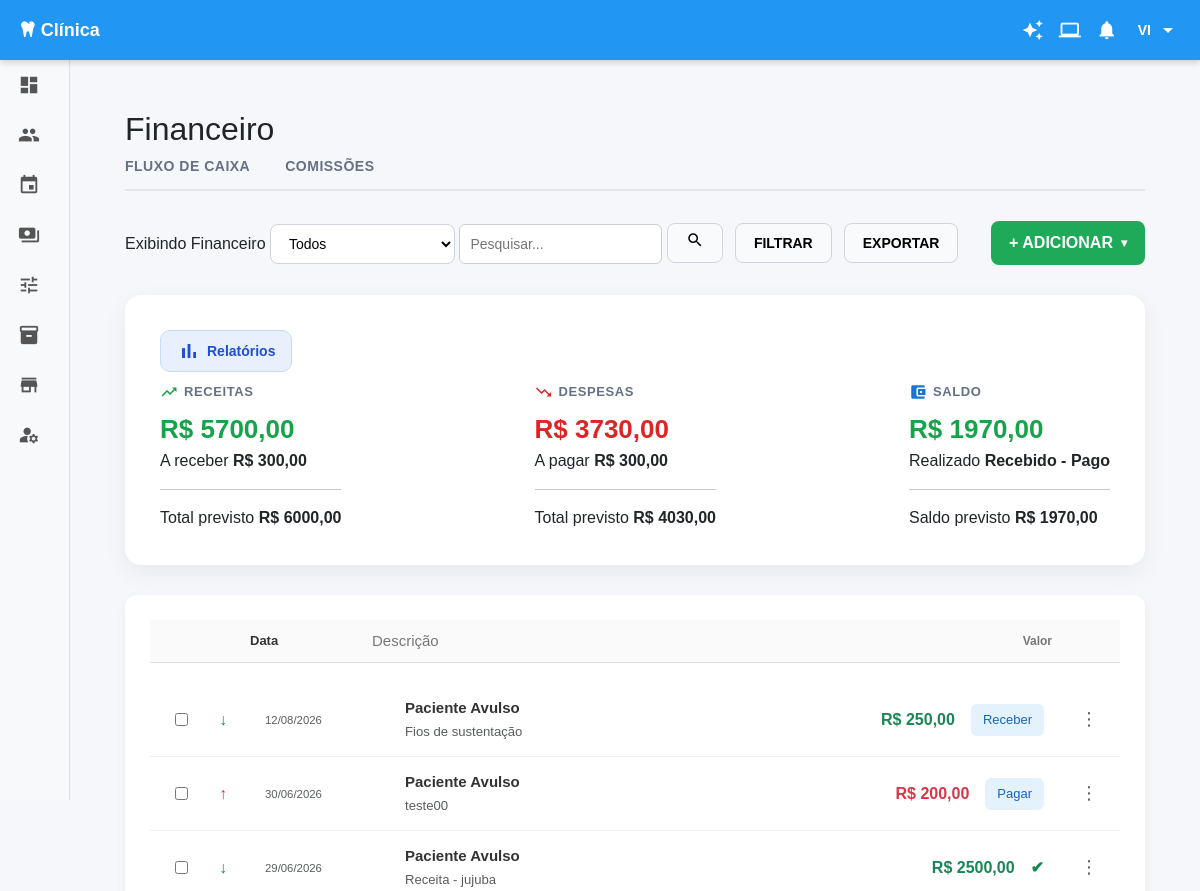
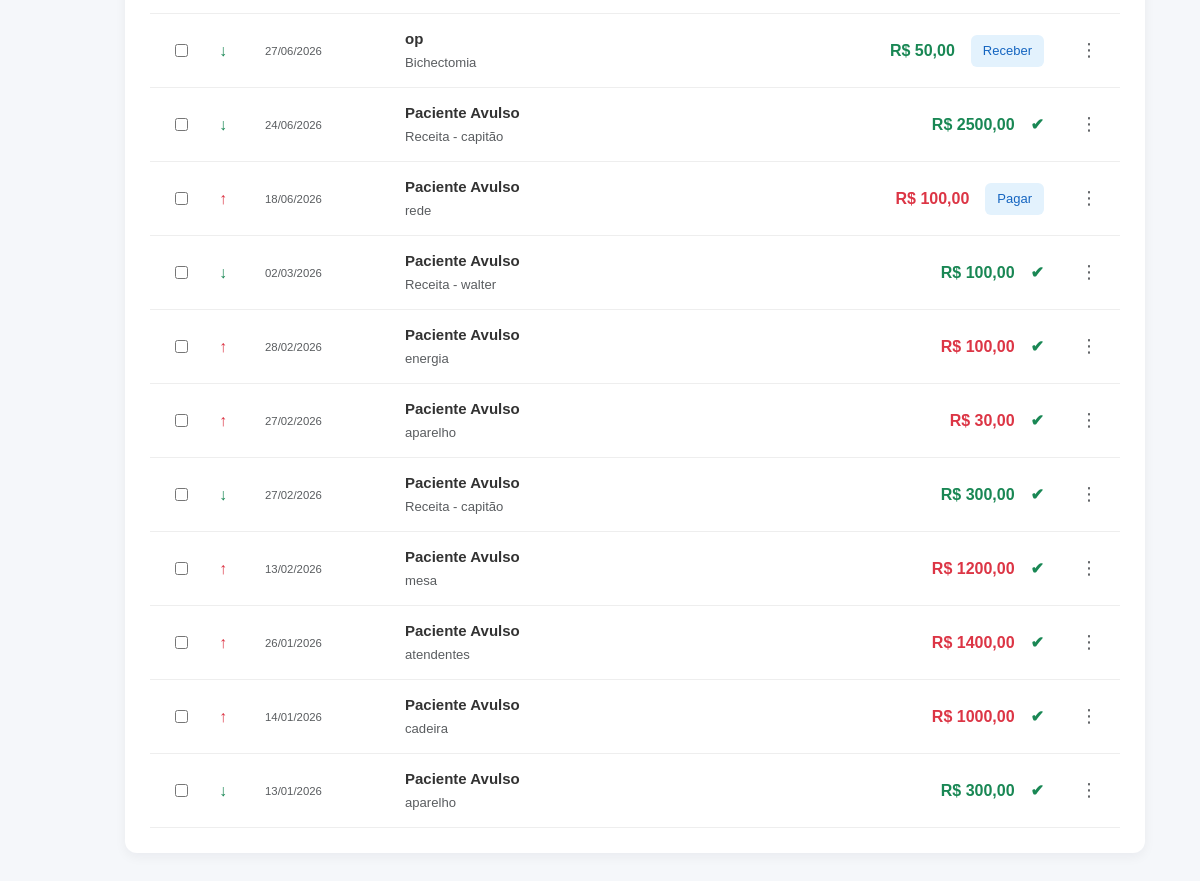
/financeiro/ (signed in), run on the app's committed database (2 pictures, top to bottom).
### Clinica_Sorriso/models.py (models this page shows, shortened)
class Transacao(models.Model):
    TIPO_CHOICES = (
        ('receita', 'Receita'),
        ('despesa', 'Despesa'),
    )
    STATUS_PAGAMENTO = (
        ('dinheiro', 'Dinheiro'),
        ('credito_maquininha', 'Crédito Maquininha'),
        ('credito', 'Crédito'),
        ('debito_maquininha', 'Débito Maquininha'),
        ('debito', 'Débito'),
        ('pix', 'Pix'),
        ('transferencia', 'Transferência'),
        ('boleto', 'Boleto'),
        ('cheque', 'Cheque'),  # ✅ ADICIONADO
    )
    CAIXA_CHOICES = (
        ('clinica', 'Clínica'),
        ('banco', 'Conta do banco'),
    )
    descricao = models.CharField(max_length=255)
    paciente_nome = models.CharField(max_length=255, null=True, blank=True)
    tipo = models.CharField(
        max_length=10,
        choices=TIPO_CHOICES
    )
    valor = models.DecimalField(
        max_digits=10,
        decimal_places=2
    )
    data = models.DateField()
    data_vencimento = models.DateField(null=True, blank=True)
    pago = models.BooleanField(default=False)
    categoria = models.ForeignKey(
        CategoriaDespesa,
        on_delete=models.PROTECT,
        related_name='transacoes',
        null=True,
        blank=True
    )
    plano = models.ForeignKey(
        "Plano",  # 👈 coloca como string
        on_delete=models.PROTECT,
        null=True,
        blank=True,
        related_name="transacoes"
    )
    meio_pagamento = models.CharField(
        max_length=50,
        choices=STATUS_PAGAMENTO,
        null=True,
        blank=True
    )
    caixa = models.CharField(
        max_length=20,
        choices=CAIXA_CHOICES,
        default='clinica'
    )
    profissional = models.ForeignKey(
        User,
        on_delete=models.SET_NULL,
        null=True,
        blank=True,
        related_name="transacoes_profissional"
    )
    com_recibo = models.BooleanField(default=False)
    observacao = models.TextField(null=True, blank=True)
    criado_em = models.DateTimeField(auto_now_add=True)

### Clinica_Sorriso/views.py (the view, shortened to what this page needs)
# urls.py: path("financeiro/", views.fluxo_caixa, name="financeiro"),
def fluxo_caixa(request):
    hoje = date.today()
    periodo = request.GET.get("periodo")
    busca = request.GET.get("busca")
    tipo = request.GET.getlist("tipo")
    pago = request.GET.get("pago")
    categoria = request.GET.getlist("categoria")
    meio = request.GET.getlist("meio")
    caixa = request.GET.getlist("caixa")
    recibo = request.GET.get("recibo")
    em_atraso = request.GET.get("atraso")
    tipo = [t for t in tipo if t]
    categoria = [c for c in categoria if c and c != "todos"]
    meio = [m for m in meio if m and m != "todos"]
    caixa = [c for c in caixa if c and c != "todos"]
    transacoes = Transacao.objects.select_related("categoria", "plano", "profissional").all()
    if periodo == "hoje":
        transacoes = transacoes.filter(data=hoje)
    elif periodo == "30":
        data_inicio = hoje - timedelta(days=30)
        transacoes = transacoes.filter(data__gte=data_inicio)
    elif periodo == "mes":
        transacoes = transacoes.filter(
            data__year=hoje.year,
            data__month=hoje.month
        )
    if busca:
        transacoes = transacoes.filter(
            Q(descricao__icontains=busca) |
            Q(tipo__icontains=busca) |
            Q(valor__icontains=busca)
        )
    if tipo:
        transacoes = transacoes.filter(tipo__in=tipo)
    if pago in ["0", "1"]:
        transacoes = transacoes.filter(pago=bool(int(pago)))
    if categoria:
        transacoes = transacoes.filter(categoria__id__in=categoria)
    if meio:
        transacoes = transacoes.filter(meio_pagamento__in=meio)
    if caixa:
        transacoes = transacoes.filter(caixa__in=caixa)
    if recibo == "1":
        transacoes = transacoes.filter(com_recibo=True)
    if em_atraso == "1":
        transacoes = transacoes.filter(
            pago=False,
            data_vencimento__lt=hoje
        )
    transacoes = transacoes.order_by("-data", "-criado_em")
    receitas_recebidas = (
        transacoes.filter(tipo="receita", pago=True)
        .aggregate(Sum("valor"))["valor__sum"] or 0
    )
    receitas_pendentes = (
        transacoes.filter(tipo="receita", pago=False)
        .aggregate(Sum("valor"))["valor__sum"] or 0
    )
    total_receitas_previsto = receitas_recebidas + receitas_pendentes
    despesas_pagas = (
        transacoes.filter(tipo="despesa", pago=True)
        .aggregate(Sum("valor"))["valor__sum"] or 0
    )
    despesas_pendentes = (
        transacoes.filter(tipo="despesa", pago=False)
        .aggregate(Sum("valor"))["valor__sum"] or 0
    )
    total_despesas_previsto = despesas_pagas + despesas_pendentes
    saldo = receitas_recebidas - despesas_pagas
    saldo_previsto = (
        total_receitas_previsto -
        total_despesas_previsto
    )
    qtd_receitas = transacoes.filter(tipo="receita").count()
    qtd_despesas = transacoes.filter(tipo="despesa").count()
    qtd_total = transacoes.count()
    categorias = CategoriaDespesa.objects.all().order_by("nome")
    planos = Plano.objects.all().order_by("nome")
    users = User.objects.all().order_by("username")
    context = {
        "transacoes": transacoes,
        "receitas_recebidas": receitas_recebidas,
        "receitas_pendentes": receitas_pendentes,
        "total_receitas_previsto": total_receitas_previsto,
        "despesas_pagas": despesas_pagas,
        "despesas_pendentes": despesas_pendentes,
        "total_despesas_previsto": total_despesas_previsto,
        "saldo": saldo,
        "saldo_previsto": saldo_previsto,
        "qtd_receitas": qtd_receitas,
        "qtd_despesas": qtd_despesas,
        "qtd_total": qtd_total,
        "categorias": categorias,
        "planos": planos,
        "status_pagamento": Transacao.STATUS_PAGAMENTO,
        "users": users,
    }
    for t in transacoes:
        print(
        "ID:",
        t.id,
        "TIPO:",
        t.tipo,
        "PAGO:",
        t.pago
        )
    return render(request, "Clinica_Sorriso/financeiro/fluxo_caixa.html", context)

### Clinica_Sorriso/verificador_de_usuario.py (called while the page is built)
def user_roles(request):
    user = request.user
    return {
        "is_admin": user.is_authenticated and (
            user.is_superuser or user.groups.filter(name="Administrador").exists()
        ),
        "is_medico": user.is_authenticated and user.groups.filter(name="Medico").exists(),
        "is_recepcionista": user.is_authenticated and user.groups.filter(name="Recepcionista").exists(),
    }

### Clinica_Sorriso/templates/Clinica_Sorriso/financeiro/fluxo_caixa.html (shortened to what this page needs)
{% extends "Clinica_Sorriso/financeiro/financeiro_base.html" %}
{% block financeiro_content %}
<div class="fluxo-topo">
    <div class="filtro-esquerda">
        <form method="get">
            <span>Exibindo Financeiro</span>
            <select name="periodo">
                <option value="" {% if not request.GET.periodo %}selected{% endif %}>Todos</option>
            </select>
            <input type="text"
                   name="busca"
                   placeholder="Pesquisar..."
                   value="{{ busca }}"
                   style="padding:6px 10px; border-radius:6px; border:1px solid #ccc;">
            <button type="submit" class="btn-filtro">
                <span class="material-icons" style="font-size:18px;">search</span>
            </button>
        </form>
        <button id="btn-abrir-filtro" class="btn-filtro">
          FILTRAR
        </button>
        <button type="button" id="btnExportar" class="btn-exportar">EXPORTAR</button>
    </div>
    <div class="adicionar-wrapper">
        <button type="button" id="btnAdicionar" class="btn-adicionar"
                onclick="const m = document.getElementById('menuAdicionar'); m.style.display = (m.style.display === 'block') ? 'none' : 'block'; event.stopPropagation();">
            + ADICIONAR
            <span class="seta" style="pointer-events: none;">▾</span>
        </button>
    </div>
</div>
<div class="card-resumo">
    <div class="card-resumo-topo">
        <button class="btn-relatorios">
            <span class="material-icons">bar_chart</span>
            Relatórios
        </button>
    </div>
    <div id="resumo-container">
        {% include "Clinica_Sorriso/financeiro/partials/_resumo.html" %}
    </div>
</div>
<div class="lista-financeiro">
    <div class="lista-topo">
        <div class="col-data">Data</div>
        <div class="col-nome">Descrição</div>
        <div class="col-valor">Valor</div>
    </div>
    <div id="lista-container">
        {% include "Clinica_Sorriso/financeiro/partials/_lista_transacoes.html" %}
    </div>
</div>
</div>
</div>
{% endblock %}

### Clinica_Sorriso/templates/base.html (shortened to what this page needs)
{% load static %}
<!DOCTYPE html>
<html lang="pt-br">
<head>
    <link rel="stylesheet" href="https://cdnjs.cloudflare.com/ajax/libs/font-awesome/6.5.0/css/all.min.css">
    <link href="https://cdn.jsdelivr.net/npm/bootstrap@5.3.3/dist/css/bootstrap.min.css" rel="stylesheet">
    <link rel="stylesheet"href="https://cdn.jsdelivr.net/npm/bootstrap-icons@1.11.3/font/bootstrap-icons.css">
</head>
<body>
<header>
    <span>
        <i class="fa-solid fa-tooth"></i> {% block page_title %}Clínica{% endblock %}
    </span>
    <div class="header-right">
        <div class="header-icons">
            <i class="material-icons">auto_awesome</i>
            <i class="material-icons">laptop</i>
            <i class="material-icons">notifications</i>
        </div>
        <div class="user-dropdown" id="userDropdown">
            <span class="user-name">{{ user.username }}</span>
            <i class="material-icons">arrow_drop_down</i>
        </div>
    </div>
</header>
<div class="sidebar" id="sidebar">
    <a href="{% url 'Tela_Inicial' %}"><span class="material-icons">dashboard</span><span class="menu-text">Dashboard</span></a>
    <a href="{% url 'criar_paciente' %}"><span class="material-icons">people</span><span class="menu-text">Pacientes</span></a>
    <a href="{% url 'agenda' %}"><span class="material-icons">event</span><span class="menu-text">Agenda</span></a>
    <a href="{% url 'financeiro' %}"><span class="material-icons">payments</span><span class="menu-text">Financeiro</span></a>
    <a href="#"><span class="material-icons">tune</span><span class="menu-text">Controle de Prótese</span></a>
    <a href="{% url 'Estoque' %}"><span class="material-icons">inventory_2</span><span class="menu-text">Estoque</span></a>
    <a href="#"><span class="material-icons">store</span><span class="menu-text">Loja</span></a>
    <a href="{% url 'cadastrar_usuario' %}"><span class="material-icons">manage_accounts</span><span class="menu-text">Usuários</span></a>
</div>
<div class="content">
    {% block content %}{% endblock %}
</body>
</html>

### Clinica_Sorriso/templates/Clinica_Sorriso/financeiro/partials/_lista_transacoes.html (shortened to what this page needs)
{% if transacoes %}
    {% for t in transacoes %}
    <div class="linha-transacao" data-id="{{ t.id }}">
        <div class="col-check">
            <input type="checkbox" class="checkbox-transacao">
        </div>
        <div class="col-tipo">
            {% if t.tipo == 'receita' %}
                <span class="icon receita text-success">↓</span>
            {% else %}
                <span class="icon despesa text-danger">↑</span>
            {% endif %}
        </div>
        <div class="col-conteudo">
            <div class="col-data">
                <span class="valor text-muted small">{{ t.data|date:"d/m/Y" }}</span>
            </div>
            <div class="col-nome">
                <div class="fw-bold" style="color: #333;">{{ t.paciente_nome|default:"Paciente Avulso" }}</div>
                <small class="text-muted">{{ t.descricao }}</small>
            </div>
        </div>
        <div class="col-direita d-flex align-items-center justify-content-end gap-3 flex-grow-1">
            <div class="valor">
                {% if t.tipo == 'receita' %}
                    <span class="receita text-success fw-bold">R$ {{ t.valor|floatformat:2 }}</span>
                {% else %}
                    <span class="despesa text-danger fw-bold">R$ {{ t.valor|floatformat:2 }}</span>
                {% endif %}
            </div>
            <div class="acao">
                {% if t.pago %}
                    <span class="pago text-success fw-bold">✔</span>
                {% else %}
                    {% if t.tipo == 'receita' %}
                        <button class="btn-acao btn-receber btn btn-sm btn-outline-primary"
                                data-bs-toggle="modal" data-bs-target="#modalReceber"
                                data-id="{{ t.id }}" data-valor="{{ t.valor|floatformat:2 }}"
                                data-descricao="{{ t.descricao }}" data-paciente="{{ t.paciente_nome|default:'Paciente' }}"
                                data-data="{{ t.data|date:'d/m/Y' }}">
                            Receber
                        </button>
                    {% else %}
                        <button class="btn-acao btn-pagar-despesa btn btn-sm btn-outline-danger"
                            data-id="{{ t.id }}"
                            data-descricao="{{ t.descricao }}"
                            data-valor="{{ t.valor|floatformat:2 }}"
                            data-data="{{ t.data|date:'Y-m-d' }}"
                            data-categoria="{{ t.categoria.id|default:'' }}"
                            data-caixa="{{ t.caixa }}"
                            data-meio="{{ t.meio_pagamento|default:'' }}"
                            data-obs="{{ t.observacao|default:'' }}"
                            onclick="setTimeout(function(){ const inp = document.getElementById('input-busca-categoria-pagar'); if(inp){ inp.readOnly=false; inp.disabled=false; inp.removeAttribute('readonly'); inp.removeAttribute('disabled'); } }, 150);">
                        Pagar
                    </button>
                    {% endif %}
                {% endif %}
            </div>
        </div>
        <div class="col-acoes ms-2">
            <div class="dropdown">
                <button
                    class="btn-acoes border-0 bg-transparent text-muted"
                    type="button"
                    data-bs-toggle="dropdown">
                    ⋮
                </button>
            </div>
        </div>
    </div>
    {% endfor %}
{% else %}
    <div class="lista-vazia">
        <h3>Nenhuma transação encontrada</h3>
        <p>Não existem registros com os filtros selecionados.</p>
    </div>
{% endif %}

### Clinica_Sorriso/templates/base.html (style rules this page uses)
body { margin: 0; padding: 0; font-family: Arial, sans-serif; background: #f4f9fc; }
header { background: #2196F3; color: white; padding: 0 20px; font-size: 18px; font-weight: bold; position: fixed; top: 0; left: 0; width: 100%; height: 60px; display: flex; align-items: center; justify-content: space-between; box-shadow: 0 3px 6px rgba(0,0,0,0.15); z-index: 1000; }
.header-right { display: flex; align-items: center; gap: 20px; }
.header-icons { display: flex; gap: 15px; align-items: center; }
.header-icons .material-icons { cursor: pointer; font-size: 22px; }
.user-dropdown { position: relative; cursor: pointer; display: flex; align-items: center; gap: 5px; height: 30px; }
.user-name { font-size: 14px; text-transform: uppercase; }
.sidebar { width: 70px; background: #f8f9fa; height: calc(100vh - 60px); border-right: 1px solid #e0e0e0; position: fixed; top: 60px; left: 0; transition: width 0.3s ease; overflow: hidden; display: flex; flex-direction: column; }
.sidebar a { display: flex; align-items: center; gap: 14px; padding: 14px 18px; transition: background 0.2s ease; color: #555; text-decoration: none; font-size: 14px; white-space: nowrap; }
.sidebar span.material-icons { font-size: 22px; }
.content { margin-left: 70px; padding: 80px 20px; transition: margin-left 0.3s ease; }

### data on the page
Transacao: data "12/08/2026", paciente_nome "Paciente Avulso", descricao "Fios de sustentação", valor "250,00"
Transacao: data "30/06/2026", paciente_nome "Paciente Avulso", descricao "teste00", valor "200,00"
Transacao: data "29/06/2026", paciente_nome "Paciente Avulso", descricao "Receita - jujuba", valor "2500,00"
Transacao: data "27/06/2026", paciente_nome "op", descricao "Bichectomia", valor "50,00"
Transacao: data "24/06/2026", paciente_nome "Paciente Avulso", descricao "Receita - capitão", valor "2500,00"
Transacao: data "18/06/2026", paciente_nome "Paciente Avulso", descricao "rede", valor "100,00"
Transacao: data "02/03/2026", paciente_nome "Paciente Avulso", descricao "Receita - walter", valor "100,00"
Transacao: data "28/02/2026", paciente_nome "Paciente Avulso", descricao "energia", valor "100,00"
Transacao: data "27/02/2026", paciente_nome "Paciente Avulso", descricao "aparelho", valor "30,00"
Transacao: data "27/02/2026", paciente_nome "Paciente Avulso", descricao "Receita - capitão", valor "300,00"
Transacao: data "13/02/2026", paciente_nome "Paciente Avulso", descricao "mesa", valor "1200,00"
Transacao: data "26/01/2026", paciente_nome "Paciente Avulso", descricao "atendentes", valor "1400,00"
Transacao: data "14/01/2026", paciente_nome "Paciente Avulso", descricao "cadeira", valor "1000,00"
Transacao: data "13/01/2026", paciente_nome "Paciente Avulso", descricao "aparelho", valor "300,00"

### other printed values
{{ user.username }} "VI"
{{ receitas_recebidas|floatformat:2 }} "5700,00"
{{ receitas_pendentes|floatformat:2 }} "300,00"
{{ total_receitas_previsto|floatformat:2 }} "6000,00"
{{ despesas_pagas|floatformat:2 }} "3730,00"
{{ despesas_pendentes|floatformat:2 }} "300,00"
{{ total_despesas_previsto|floatformat:2 }} "4030,00"
{{ saldo|floatformat:2 }} "1970,00"
{{ saldo_previsto|floatformat:2 }} "1970,00"
